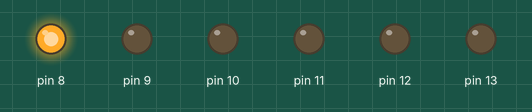
A sketch run on a simulated Arduino Uno, built with avr-gcc and run on an emulated ATmega328P. Shown: output pins drawn as LEDs (lit = HIGH).

Above: at 0.2 s.
At 1.2 s:
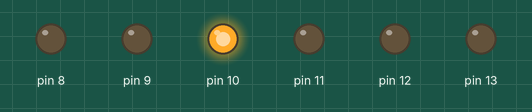
At 1.7 s:
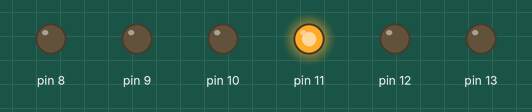
At 2.2 s:
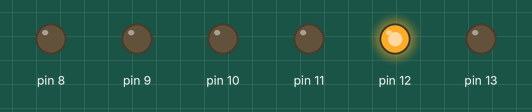
At 3.7 s:
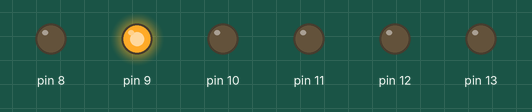
At 5.7 s:
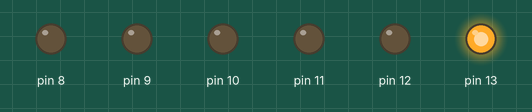
Timing chart, 0 to 6.9 s (numbered marks = the images above):
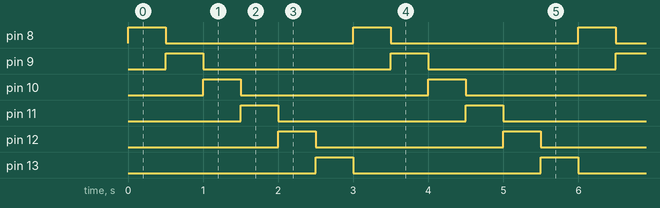

Measured:
- by itself, pin 8–13: alternates HIGH for 0.50 s and LOW for 2.5 s
- by itself, everything shown: repeats every 3.0 s, in 7 steps

The sketch:

LEDs_blink_wave_stage1.ino
```cpp
// 6 LEDs blinking light wave - stage1
void setup()
{
  // setting up pins 8-13 as outputs
  pinMode(8, OUTPUT);
  pinMode(9, OUTPUT);
  pinMode(10, OUTPUT);
  pinMode(11, OUTPUT);
  pinMode(12, OUTPUT);
  pinMode(13, OUTPUT);
}

void loop()
{
  digitalWrite(8, HIGH); // turn LED on
  delay(500);            // wait 500 milliseconds (half a second)
  digitalWrite(8, LOW);  // turn LED off
  digitalWrite(9, HIGH);
  delay(500);
  digitalWrite(9, LOW);
  digitalWrite(10, HIGH);
  delay(500);
  digitalWrite(10, LOW);
  digitalWrite(11, HIGH);
  delay(500);
  digitalWrite(11, LOW);
  digitalWrite(12, HIGH);
  delay(500);
  digitalWrite(12, LOW);
  digitalWrite(13, HIGH);
  delay(500);
  digitalWrite(13, LOW);
  // loop will start from top again
}
```
